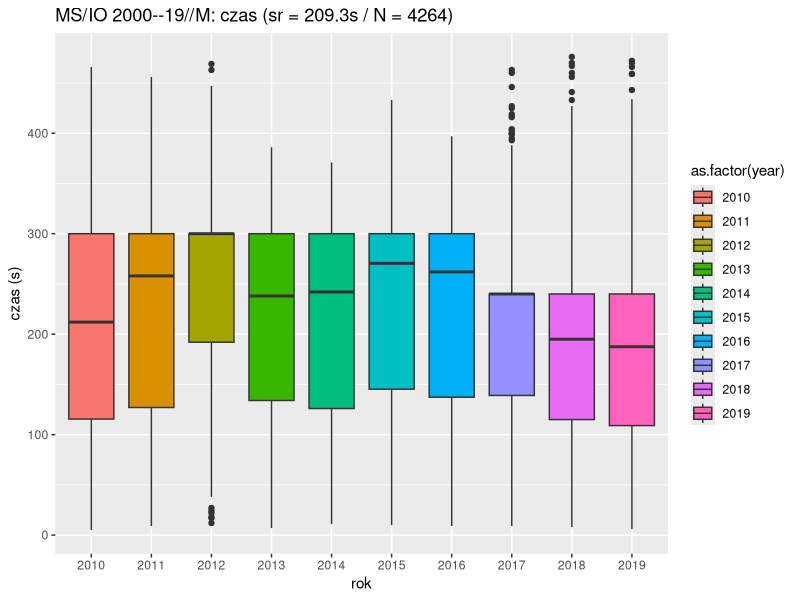
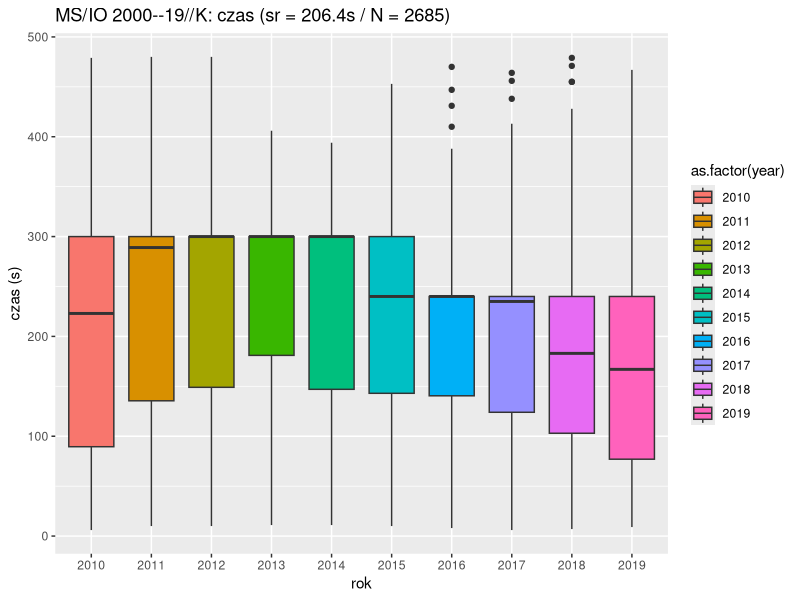
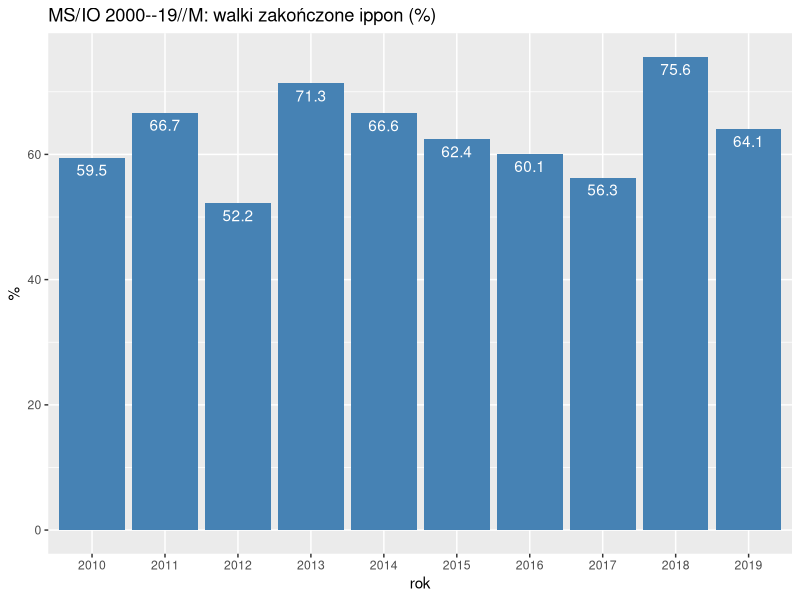
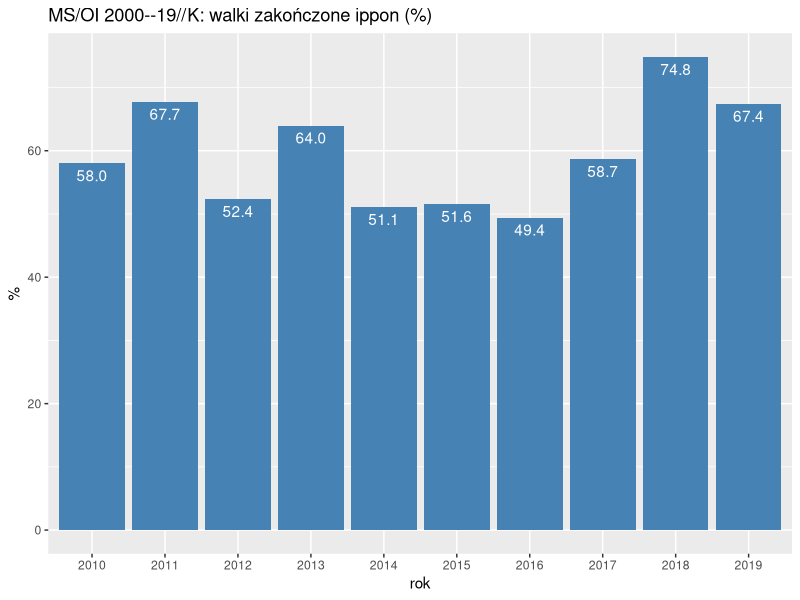

Write the R code that produced these figures, in order.
## ---- chunk 1
knitr::opts_chunk$set(echo = TRUE)
## ---- chunk 2
d <- read.csv("jbase_2000_2019.csv", sep = ';', dec = ",",  header=T, na.string="NA");

names(d)
fN <- nrow(d)
fNvalid <- nrow(na.omit(d))
## ---- chunk 3
require(ggplot2)
require(dplyr)

dm <- d %>% filter(sex=="M") %>% as.data.frame
df <- d %>% filter(sex=="F") %>% as.data.frame

nm <- nrow(dm)
nf <- nrow(df)

tit.m <-  sprintf("MS/IO 2000--19//M: czas (sr = %.1fs / N = %i)", 
                  mean(dm$stime, na.rm=T), nm)
tit.f <-  sprintf("MS/IO 2000--19//K: czas (sr = %.1fs / N = %i)", 
                  mean(df$stime, na.rm=T), nf)

ggplot(dm, aes(x=as.factor(year), y=stime, fill=as.factor(year))) + geom_boxplot() + ylab("czas (s)") + ggtitle(tit.m) +
  xlab("rok");

ggplot(df, aes(x=as.factor(year), y=stime, fill=as.factor(year))) +
  geom_boxplot() + ylab("czas (s)") +
  ggtitle(tit.f) +
  xlab("rok");

ddm <- dm %>%
  mutate(cat = factor(year)) %>%
  group_by (cat) %>%
  summarise(
    pmean = mean(stime, na.rm=TRUE),
    pmedian = median(stime, na.rm=TRUE)
  ) %>%
  as.data.frame
ddf <- df %>%
  mutate(cat = factor(year)) %>%
  group_by (cat) %>%
  summarise(
    pmean = mean(stime, na.rm=TRUE),
    pmedian = median(stime, na.rm=TRUE)
  ) %>%
  as.data.frame
## ---- chunk 4
ddm
ddf
## ---- chunk 5

tit.m <-  sprintf("MS/IO 2000--19//M: walki zakończone ippon (%%)")
tit.f <-  sprintf("MS/OI 2000--19//K: walki zakończone ippon (%%)")

dm <- d %>% filter(sex=="M")  %>%
  mutate(yr = factor(year)) %>%
  group_by (yr) %>%
  summarise( pmean = mean(ippon, na.rm=TRUE) * 100,) %>%
  as.data.frame

## ##
df <- d %>% filter(sex=="F") %>%
  mutate(yr = factor(year)) %>%
  group_by (yr) %>%
  summarise( pmean = mean(ippon, na.rm=TRUE) *100,) %>%
  as.data.frame

p.m <- ggplot(dm, aes(x = yr, y = pmean )) +
    ggtitle(tit.m) +
    xlab("rok") + ylab("%") +
    geom_bar(position = 'dodge', stat = 'identity', fill = "steelblue") +
    geom_text(data=dm, aes(label=sprintf("%.1f", pmean), y= pmean), vjust=1.5, color="white" )

p.f <- ggplot(df, aes(x = yr, y = pmean )) +
    ggtitle(tit.f) +
    xlab("rok") + ylab("%") +
    geom_bar(position = 'dodge', stat = 'identity', fill = "steelblue") +
    geom_text(data=df, aes(label=sprintf("%.1f", pmean), y= pmean), vjust=1.5, color="white" )

p.m
p.f
